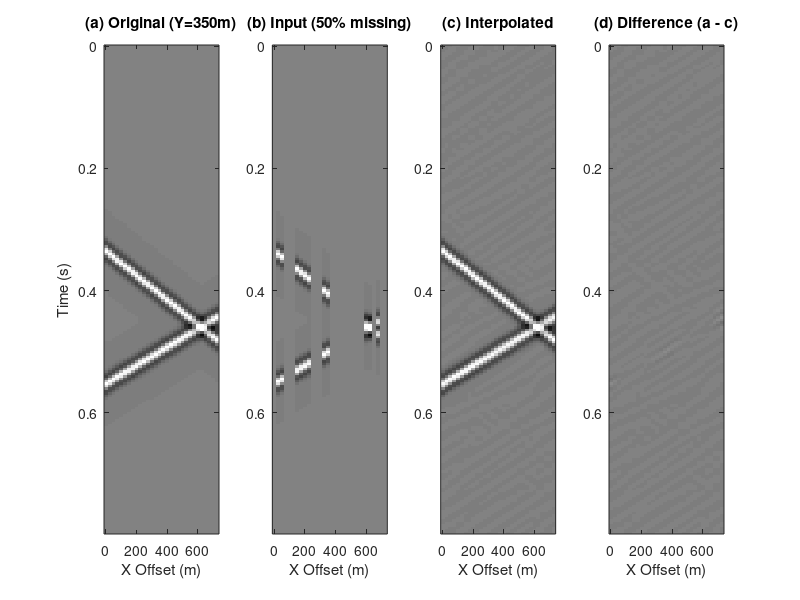
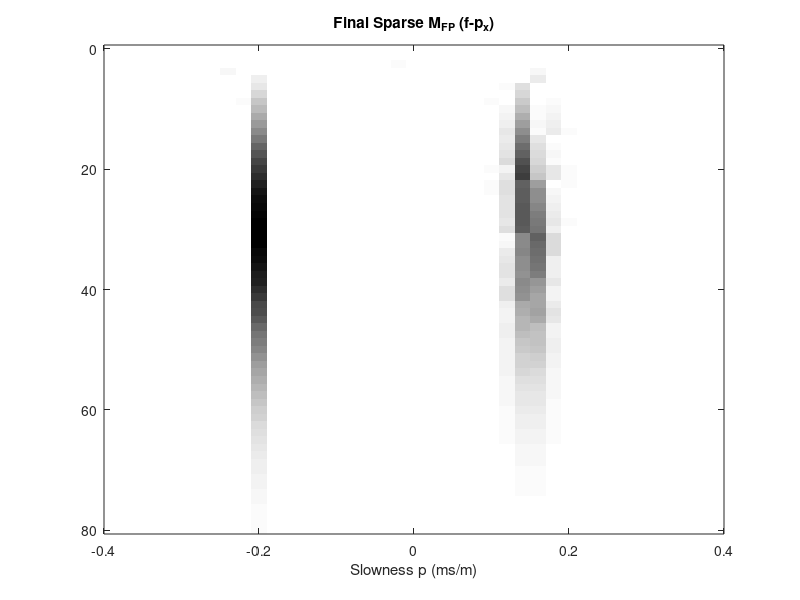

MATLAB code for these plots, in order: (Note: this script raises an error after producing the figures.)
clear; clc; close all;
%% 1. 生成合成测试数据 (模拟 3D 交叉同相轴)
dt = 0.004;             % 时间采样率 (s)
nt = 200;               % 时间采样点数
t = (0:nt-1) * dt;      % 时间轴
dx = 25; dy = 25;       % 空间采样率 (m)
nx = 30; ny = 30;       % X和Y方向总道数 (30x30 = 900道)
x = (0:nx-1) * dx;      
y = (0:ny-1) * dy;      

% 生成 3D 空间网格并展平为 1D 向量
[X_grid, Y_grid] = ndgrid(x, y);
X_full = X_grid(:);     % 大小: (nx*ny) x 1
Y_full = Y_grid(:);     % 大小: (nx*ny) x 1
nx_full = length(X_full);

% 模拟两个具有 3D 倾角的同相轴
px_true1 = 0.0002;  py_true1 = 0.0001;   % 同相轴1的视慢度
px_true2 = -0.00015; py_true2 = 0.00015; % 同相轴2的视慢度
f_peak = 30;            % 雷克子波中心频率

% 生成全排列无缺失数据 (二维矩阵: nt x 全空间道数)
d_full = zeros(nt, nx_full);
for ixy = 1:nx_full
    tau1 = 0.3 + px_true1 * X_full(ixy) + py_true1 * Y_full(ixy);
    tau2 = 0.5 + px_true2 * X_full(ixy) + py_true2 * Y_full(ixy);
    
    wavelet1 = (1 - 2 * (pi * f_peak * (t - tau1)).^2) .* exp(-(pi * f_peak * (t - tau1)).^2);
    wavelet2 = (1 - 2 * (pi * f_peak * (t - tau2)).^2) .* exp(-(pi * f_peak * (t - tau2)).^2);
    
    d_full(:, ixy) = wavelet1 + wavelet2;
end

%% 2. 模拟空间随机缺失 (产生3D假频)
missing_ratio = 0.5; % 随机缺失 50% 的地震道
rng(42); % 固定随机种子以保证结果可复现
obs_idx = randperm(nx_full, round(nx_full * (1 - missing_ratio)));
X_obs = X_full(obs_idx);
Y_obs = Y_full(obs_idx);
nx_obs = length(obs_idx);

d_obs_flat = zeros(nt, nx_full);
d_obs_flat(:, obs_idx) = d_full(:, obs_idx); % 缺失道补零用于显示
d_input = d_full(:, obs_idx);                % 实际输入算法的数据矩阵 (nt x nx_obs)

%% 3. 频率域抗混叠贪婪 Radon 变换 (AAGRT - 3D 展平版)
% 参数设置
p_max = 0.0003;           
dp = 0.00002;             % 为了控制矩阵大小，步长略调大
p_scan = -p_max:dp:p_max; % 单维度 p 轴
Np_1d = length(p_scan);   % 单维度的射线参数个数
[Px_grid, Py_grid] = ndgrid(p_scan, p_scan);
Px = Px_grid(:).';        % 展平为行向量: 1 x np
Py = Py_grid(:).';        % 展平为行向量: 1 x np
np = length(Px);          % 总的 3D 慢度组合数
nitr = 15;                % 贪婪算法单频率迭代次数
N_keep = 1;               % 每次选取的最大能量个数

% 步骤 1: 1D 傅里叶变换到 F-X 域
Nfft = nt;
D_FX = fft(d_input, Nfft, 1);
df = 1 / (Nfft * dt);
freqs = (0:Nfft/2) * df;  

% 初始化权重 A(p) 和 模型
A_p = zeros(1, np);
M_FP = zeros(Nfft, np);          
M_FP_Adjoint = zeros(Nfft, np);  

% 步骤 2: 沿频率循环 (从低频到高频)
for idf = 2:(Nfft/2 + 1)
    w = 2 * pi * freqs(idf);
    d_w = D_FX(idf, :).'; % nx_obs x 1
    
    % 【核心适配】：用 3D 相位差公式，配合展平向量构建 2D 算子矩阵
    L = exp(1i * w * (X_obs * Px + Y_obs * Py)); 
    L_adj = L'; 
    
    d_resi = d_w;
    m_w = zeros(np, 1);
    
    % 初始伴随变换
    m_e_init = L_adj * d_resi; 
    M_FP_Adjoint(idf, :) = m_e_init.'; 
    A_p = A_p + abs(m_e_init).';       
    
    % 贪婪迭代 (OMP / MP)
    for iter = 1:nitr
        m_e = L_adj * d_resi; 
        weighted_me = abs(m_e).' .* A_p; 
        
        [~, sort_idx] = sort(weighted_me, 'descend');
        best_idx = sort_idx(1:N_keep);
        
        for k = 1:N_keep
            idx = best_idx(k);
            alpha = (L(:, idx)' * d_resi) / nx_obs; 
            m_w(idx) = m_w(idx) + alpha;
            d_resi = d_resi - L(:, idx) * alpha;
        end
    end
    
    M_FP(idf, :) = m_w.';
    
    if idf > 1 && idf < (Nfft/2 + 1)
        M_FP_Adjoint(Nfft - idf + 2, :) = conj(m_e_init.');
        M_FP(Nfft - idf + 2, :) = conj(m_w.');
    end
end

%% 4. 数据重构 (向 3D 全空间网格插值)
D_FX_interp = zeros(Nfft, nx_full);
for idf = 2:(Nfft/2 + 1)
    w = 2 * pi * freqs(idf);
    L_full = exp(1i * w * (X_full * Px + Y_full * Py));
    
    m_w = M_FP(idf, :).';
    D_FX_interp(idf, :) = (L_full * m_w).';
    
    if idf > 1 && idf < (Nfft/2 + 1)
        D_FX_interp(Nfft - idf + 2, :) = conj(D_FX_interp(idf, :));
    end
end
d_interp_flat = real(ifft(D_FX_interp, Nfft, 1));

%% 5. 绘图对比 (抽取 3D 数据体的一个 Inline 切片显示)
D_FULL_3D = reshape(d_full, [nt, nx, ny]);
D_OBS_3D = reshape(d_obs_flat, [nt, nx, ny]);
D_INTERP_3D = reshape(d_interp_flat, [nt, nx, ny]);
slice_idx = round(ny / 2);
slice_full = squeeze(D_FULL_3D(:, :, slice_idx));
slice_obs = squeeze(D_OBS_3D(:, :, slice_idx));
slice_interp = squeeze(D_INTERP_3D(:, :, slice_idx));

figure('Position', [100, 100, 1000, 400], 'Name', '3D Data - Inline Slice');
subplot(1, 4, 1); imagesc(x, t, slice_full); colormap(gray); caxis([-1 1]);
title(sprintf('(a) Original (Y=%.0fm)', y(slice_idx))); xlabel('X Offset (m)'); ylabel('Time (s)');
subplot(1, 4, 2); imagesc(x, t, slice_obs); colormap(gray); caxis([-1 1]);
title('(b) Input (50% missing)'); xlabel('X Offset (m)');
subplot(1, 4, 3); imagesc(x, t, slice_interp); colormap(gray); caxis([-1 1]);
title('(c) Interpolated'); xlabel('X Offset (m)');
subplot(1, 4, 4); imagesc(x, t, slice_full - slice_interp); colormap(gray); caxis([-1 1]);
title('(d) Difference (a - c)'); xlabel('X Offset (m)');

%% 6. 绘制 M_FP 在 f-px 域的结果图 (匹配参考图极简白底黑线风格)
% 截取绘图频带 0 - 80 Hz
f_max_plot = 80;
f_idx = freqs <= f_max_plot;
freqs_plot = freqs(f_idx);
num_f = sum(f_idx);

% 将一维平展的 P 轴重塑回 (Px, Py) 网格，并提取 f-px 投影
M_AAGRT_3D = reshape(abs(M_FP(f_idx, :)), [num_f, Np_1d, Np_1d]);
M_AAGRT_Px = max(M_AAGRT_3D, [], 3); % 沿 Py 维度取最大值投影到 Px

figure('Position', [300, 150, 400, 500], 'Color', 'w');
% 绘制图像，X轴单位转换为 ms/m
imagesc(p_scan * 1000, freqs_plot, M_AAGRT_Px);

% 设置纯黑白配色 (白底黑字，能量越强颜色越深)
colormap(1 - gray); 
% 或者使用 colormap(flipud(gray)); 效果相同

% 坐标轴设置：Y轴翻转使0在最上方，匹配参考图习惯
set(gca, 'YDir', 'reverse', 'TickDir', 'in');

% 限制 X 轴显示范围 (匹配你截图中的 -0.4 到 0.4)
xlim([-0.4, 0.4]);

title('Final Sparse M_{FP} (f-p_x)');
xlabel('Slowness p (ms/m)');
% 参考图中没有 Y 轴 Label，这里为了美观可以选择不加 ylabel('Frequency (Hz)')
%% 7. 3D 全数据体信噪比 (SNR) 计算

% 定义 3D 信噪比计算闭包
% SNR = 10 * log10( ||Signal||^2 / ||Noise||^2 )
calc_snr_3d = @(orig, recon) 10 * log10(sum(orig(:).^2) / sum((orig(:) - recon(:)).^2));

% 计算输入观测数据（含 50% 置零空洞）的 SNR
snr_input_3d = calc_snr_3d(d_full, d_obs_flat);

% 计算 AAGRT 插值重构后的 SNR
snr_recon_3d = calc_snr_3d(d_full, d_interp_flat);

% 命令行打印详细指标
%fprintf('\n' + repmat('=',1,30) + '\n');
fprintf('3D AAGRT 插值性能分析：\n');
fprintf('输入观测数据 SNR: %.2f dB\n', snr_input_3d);
fprintf('重构后全数据体 SNR: %.2f dB\n', snr_recon_3d);
fprintf('信噪比纯增益: %.2f dB\n', snr_recon_3d - snr_input_3d);
fprintf(repmat('=',1,30) + '\n');
